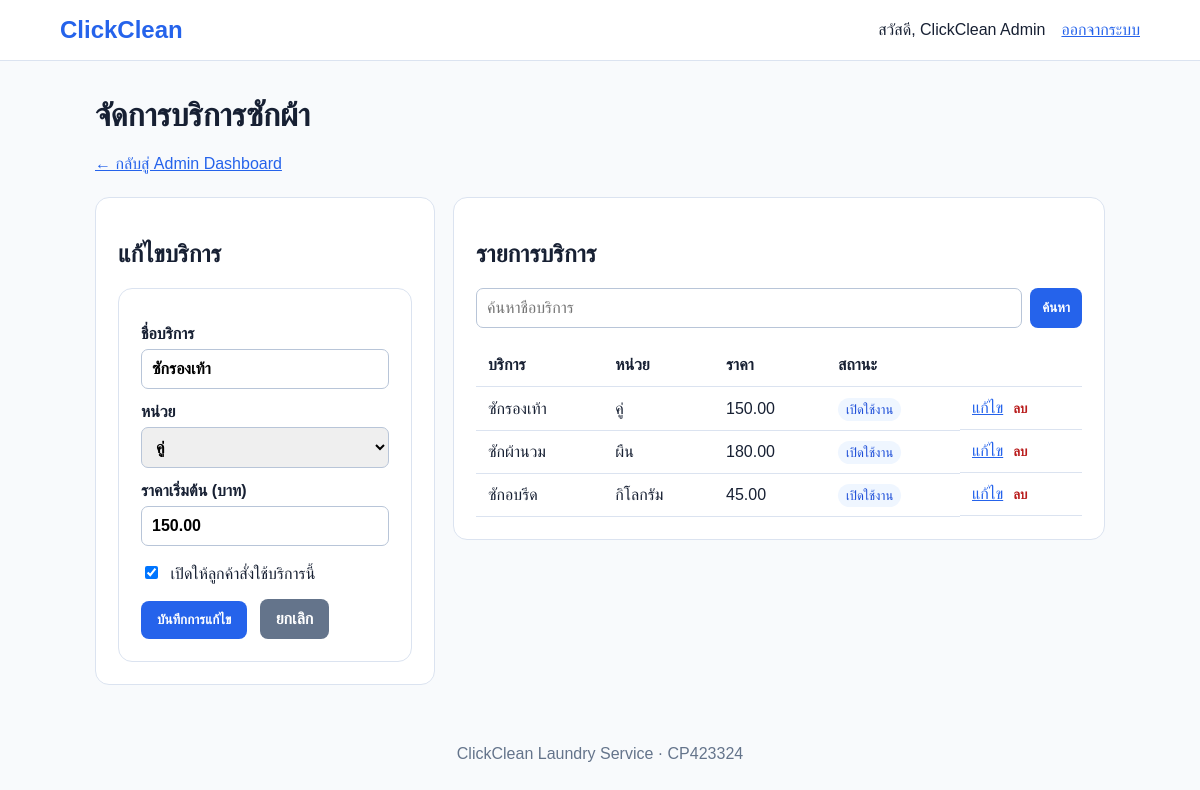
Screenshot of /admin/services.php?edit=3 (signed in) with the database file from the repository.
### tables this page shows
CREATE TABLE services (
  id INT UNSIGNED AUTO_INCREMENT PRIMARY KEY,
  service_name VARCHAR(100) NOT NULL,
  unit VARCHAR(30) NOT NULL,
  base_price DECIMAL(10,2) NOT NULL,
  active TINYINT(1) NOT NULL DEFAULT 1
);

### includes/security.php (called while the page is built, shortened)
<?php
function e(?string $value): string { return htmlspecialchars($value ?? '', ENT_QUOTES | ENT_SUBSTITUTE, 'UTF-8'); }

### admin/services.php (the view, shortened to what this page needs)
<?php
$db = db();
$units = ['กิโลกรัม', 'ผืน', 'คู่'];
$editing = null;
$editId = (int)($_GET['edit'] ?? 0);
if ($editId > 0) {
    $stmt = $db->prepare('SELECT id, service_name, unit, base_price, active FROM services WHERE id=?');
    $stmt->bind_param('i', $editId); $stmt->execute();
    $editing = $stmt->get_result()->fetch_assoc() ?: null;
}
$keyword = trim($_GET['q'] ?? '');
if ($keyword !== '') {
    $like = '%' . $keyword . '%';
    $stmt = $db->prepare('SELECT id, service_name, unit, base_price, active FROM services WHERE service_name LIKE ? ORDER BY id DESC');
    $stmt->bind_param('s', $like); $stmt->execute(); $services = $stmt->get_result();
} else {
    $services = $db->query('SELECT id, service_name, unit, base_price, active FROM services ORDER BY id DESC');
}
require __DIR__ . '/../includes/header.php';
?>
<h1>จัดการบริการซักผ้า</h1>
<p><a href="/ClickClean/admin/dashboard.php">← กลับสู่ Admin Dashboard</a></p>
<div class="grid admin-layout">
  <section class="panel">
    <h2><?= $editing ? 'แก้ไขบริการ' : 'เพิ่มบริการใหม่' ?></h2>
    <form method="post">
      <label>ชื่อบริการ<input name="service_name" maxlength="100" required value="<?= e($editing['service_name'] ?? $_POST['service_name'] ?? '') ?>"></label>
      <label>หน่วย<select name="unit" required><?php foreach ($units as $unit): ?><option value="<?= e($unit) ?>" <?= (($editing['unit'] ?? $_POST['unit'] ?? '') === $unit) ? 'selected' : '' ?>><?= e($unit) ?></option><?php endforeach; ?></select></label>
      <label>ราคาเริ่มต้น (บาท)<input type="number" name="base_price" min="0.01" max="10000" step="0.01" required value="<?= e((string)($editing['base_price'] ?? $_POST['base_price'] ?? '')) ?>"></label>
      <label class="check"><input type="checkbox" name="active" <?= (($editing['active'] ?? 1) == 1) ? 'checked' : '' ?>> เปิดให้ลูกค้าสั่งใช้บริการนี้</label>
      <button><?= $editing ? 'บันทึกการแก้ไข' : 'เพิ่มบริการ' ?></button>
      <?php if ($editing): ?><a class="button secondary" href="/ClickClean/admin/services.php">ยกเลิก</a><?php endif; ?>
    </form>
  </section>
  <section class="panel">
    <h2>รายการบริการ</h2>
    <form class="search" method="get"><input name="q" maxlength="100" placeholder="ค้นหาชื่อบริการ" value="<?= e($keyword) ?>"><button class="small">ค้นหา</button></form>
    <table class="table"><tr><th>บริการ</th><th>หน่วย</th><th>ราคา</th><th>สถานะ</th><th></th></tr>
    <?php while ($service = $services->fetch_assoc()): ?><tr><td><?= e($service['service_name']) ?></td><td><?= e($service['unit']) ?></td><td><?= number_format((float)$service['base_price'], 2) ?></td><td><span class="status"><?= $service['active'] ? 'เปิดใช้งาน' : 'ปิดใช้งาน' ?></span></td><td class="actions"><a href="/ClickClean/admin/services.php?edit=<?= (int)$service['id'] ?>">แก้ไข</a><form method="post" onsubmit="return confirm('ยืนยันการลบบริการนี้?');"><input type="hidden" name="csrf_token" value="<?= csrf_token() ?>"><input type="hidden" name="action" value="delete"><input type="hidden" name="service_id" value="<?= (int)$service['id'] ?>"><button class="link danger-link">ลบ</button></form></td></tr><?php endwhile; ?>
    </table>
  </section>
</div>
<?php require __DIR__ . '/../includes/footer.php'; ?>

### assets/css/style.css (style rules this page uses)
:root { --blue:#2563eb;--ink:#172033;--soft:#eff6ff;--line:#dbe3f0;--green:#15803d }
* { box-sizing:border-box }
body { margin:0;background:#f8fafc;color:var(--ink);font-family:Tahoma,Arial,sans-serif }
a { color:var(--blue) }
.button,button { display:inline-block;border:0;border-radius:8px;background:var(--blue);color:#fff;padding:11px 16px;text-decoration:none;font-weight:700;cursor:pointer }
.small { padding:8px 12px }
.grid { display:grid;grid-template-columns:repeat(auto-fit,minmax(220px,1fr));gap:18px;margin-top:24px }
.card,form,.panel { background:#fff;border:1px solid var(--line);border-radius:14px;padding:22px }
label { display:block;font-weight:700;margin-top:14px }
input,select,textarea { width:100%;padding:10px;margin-top:6px;border:1px solid #b8c5d8;border-radius:7px;font:inherit }
button { margin-top:18px }
.table { width:100%;border-collapse:collapse;background:#fff }
.table th,.table td { padding:12px;text-align:left;border-bottom:1px solid var(--line) }
.status { font-size:13px;padding:4px 8px;background:var(--soft);color:#1d4ed8;border-radius:999px }
.admin-layout { grid-template-columns:minmax(260px,340px) 1fr;align-items:start }
.check { font-weight:400 }
.check input { width:auto;margin-right:8px }
.secondary { background:#64748b;margin-left:8px }
.search { display:flex;gap:8px;padding:0;border:0;margin-bottom:16px }
.search input { margin:0 }
.search button { margin:0 }
.actions { display:flex;gap:10px;align-items:center }
.actions form { border:0;padding:0 }
.link { background:none;color:var(--blue);padding:0;margin:0 }
.danger-link { color:#b91c1c }

### rows the page displays
services: service_name "ซักรองเท้า", base_price "150.00", active "☑", unit "คู่", shows "เปิดใช้งาน"
services: service_name "ซักผ้านวม", unit "ผืน", base_price "180.00", active "เปิดใช้งาน"
services: service_name "ซักอบรีด", unit "กิโลกรัม", base_price "45.00", active "เปิดใช้งาน"

### other values shown
$_SESSION['user']['name'] "ClickClean Admin"
form field unit "คู่"
